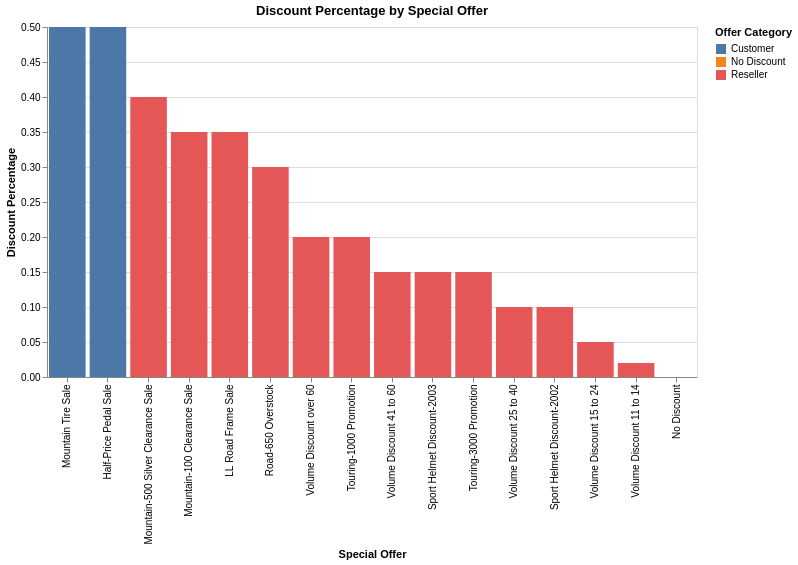

Here is the notebook cell this chart was saved with:
### Code cell
alt.Chart(df).mark_bar().encode(
    x=alt.X("description:N", title="Special Offer", sort="-y"),
    y=alt.Y("discount_pct:Q", title="Discount Percentage"),
    color=alt.Color("category:N", title="Offer Category"),
    tooltip=[
        "description",
        "type",
        "category",
        alt.Tooltip("min_quantity:Q", title="Minimum Quantity"),
        alt.Tooltip("max_quantity:Q", title="Maximum Quantity"),
        alt.Tooltip("discount_pct:Q", format=".2f", title="Discount Percentage")
    ]
).properties(
    title="Discount Percentage by Special Offer",
    width=650,
    height=350
)

### Figure 1 — Vega-Lite specification as saved in the notebook (floating-point values rounded to 4 significant figures)
{"config": {"view": {"continuousWidth": 300, "continuousHeight": 300}}, "data": {"name": "data-81225a2b52a30144435c38e0f99216de"}, "mark": {"type": "bar"}, "encoding": {"color": {"field": "category", "title": "Offer Category", "type": "nominal"}, "tooltip": [{"field": "description", "type": "nominal"}, {"field": "type", "type": "nominal"}, {"field": "category", "type": "nominal"}, {"field": "min_quantity", "title": "Minimum Quantity", "type": "quantitative"}, {"field": "max_quantity", "title": "Maximum Quantity", "type": "quantitative"}, {"field": "discount_pct", "format": ".2f", "title": "Discount Percentage", "type": "quantitative"}], "x": {"field": "description", "sort": "-y", "title": "Special Offer", "type": "nominal"}, "y": {"field": "discount_pct", "title": "Discount Percentage", "type": "quantitative"}}, "height": 350, "title": "Discount Percentage by Special Offer", "width": 650, "$schema": "https://vega.github.io/schema/vega-lite/v5.20.1.json", "datasets": {"data-81225a2b52a30144435c38e0f99216de": [{"special_offer_id": "a1444fcd-4b51-4227-94cf-b13c1a2a6281", "min_quantity": 0.0, "max_quantity": null, "description": "No Discount", "discount_pct": 0.0, "type": "No Discount", "category": "No Discount", "start_date": "2011-05-01 00:00:00", "end_date": "2014-11-30 00:00:00"}, {"special_offer_id": "df7c9acd-bc0c-4ab0-93ec-064e2b93af0d", "min_quantity": 11.0, "max_quantity": 14.0, "description": "Volume Discount 11 to 14", "discount_pct": 0.02, "type": "Volume Discount", "category": "Reseller", "start_date": "2011-05-31 00:00:00", "end_date": "2014-05-30 00:00:00"}, {"special_offer_id": "da53c22d-5867-4110-b1d0-8d84bea95ab5", "min_quantity": 15.0, "max_quantity": 24.0, "description": "Volume Discount 15 to 24", "discount_pct": 0.05, "type": "Volume Discount", "category": "Reseller", "start_date": "2011-05-31 00:00:00", "end_date": "2014-05-30 00:00:00"}, {"special_offer_id": "aec729b3-e92e-4f2c-971c-4c5d426a99b9", "min_quantity": 25.0, "max_quantity": 40.0, "description": "Volume Discount 25 to 40", "discount_pct": 0.1, "type": "Volume Discount", "category": "Reseller", "start_date": "2011-05-31 00:00:00", "end_date": "2014-05-30 00:00:00"}, {"special_offer_id": "41f713bd-c29a-4ab1-ae06-dbb51ec03ec0", "min_quantity": 41.0, "max_quantity": 60.0, "description": "Volume Discount 41 to 60", "discount_pct": 0.15, "type": "Volume Discount", "category": "Reseller", "start_date": "2011-05-31 00:00:00", "end_date": "2014-05-30 00:00:00"}, {"special_offer_id": "aec8118d-8c09-4aa9-94f1-e83b9ce8ed96", "min_quantity": 61.0, "max_quantity": null, "description": "Volume Discount over 60", "discount_pct": 0.2, "type": "Volume Discount", "category": "Reseller", "start_date": "2011-05-31 00:00:00", "end_date": "2014-05-30 00:00:00"}, {"special_offer_id": "c56f47a7-91e8-42c0-ba34-1048ceb3deb0", "min_quantity": 0.0, "max_quantity": null, "description": "Mountain-100 Clearance Sale", "discount_pct": 0.35, "type": "Discontinued Product", "category": "Reseller", "start_date": "2012-04-13 00:00:00", "end_date": "2012-05-29 00:00:00"}, {"special_offer_id": "acc417ee-ae0e-4d78-8f48-3f541565c54e", "min_quantity": 0.0, "max_quantity": null, "description": "Sport Helmet Discount-2002", "discount_pct": 0.1, "type": "Seasonal Discount", "category": "Reseller", "start_date": "2012-05-30 00:00:00", "end_date": "2012-06-29 00:00:00"}, {"special_offer_id": "7a5bcdc4-f911-44d3-9567-2d0e118e94fd", "min_quantity": 0.0, "max_quantity": null, "description": "Road-650 Overstock", "discount_pct": 0.3, "type": "Excess Inventory", "category": "Reseller", "start_date": "2012-05-30 00:00:00", "end_date": "2012-07-30 00:00:00"}, {"special_offer_id": "7f6fec50-c118-4942-aca3-8c28b95e489b", "min_quantity": 0.0, "max_quantity": null, "description": "Mountain Tire Sale", "discount_pct": 0.5, "type": "Excess Inventory", "category": "Customer", "start_date": "2013-05-14 00:00:00", "end_date": "2013-07-29 00:00:00"}, {"special_offer_id": "a09a7508-0e3b-42aa-942e-dde8428b1f62", "min_quantity": 0.0, "max_quantity": null, "description": "Sport Helmet Discount-2003", "discount_pct": 0.15, "type": "Seasonal Discount", "category": "Reseller", "start_date": "2013-05-30 00:00:00", "end_date": "2013-06-29 00:00:00"}, {"special_offer_id": "c6fdf038-0e61-436b-a074-ba205a1221cc", "min_quantity": 0.0, "max_quantity": null, "description": "LL Road Frame Sale", "discount_pct": 0.35, "type": "Excess Inventory", "category": "Reseller", "start_date": "2013-05-30 00:00:00", "end_date": "2013-07-14 00:00:00"}, {"special_offer_id": "c319131d-f166-40fe-ab38-cc2cb9f370d8", "min_quantity": 0.0, "max_quantity": null, "description": "Touring-3000 Promotion", "discount_pct": 0.15, "type": "New Product", "category": "Reseller", "start_date": "2013-05-30 00:00:00", "end_date": "2013-08-29 00:00:00"}, {"special_offer_id": "6468cb43-e8b4-475f-b705-f4d37f1c59eb", "min_quantity": 0.0, "max_quantity": null, "description": "Touring-1000 Promotion", "discount_pct": 0.2, "type": "New Product", "category": "Reseller", "start_date": "2013-05-30 00:00:00", "end_date": "2013-08-29 00:00:00"}, {"special_offer_id": "26e5fe80-b12f-43fe-aeb0-f8bd97970c49", "min_quantity": 0.0, "max_quantity": null, "description": "Half-Price Pedal Sale", "discount_pct": 0.5, "type": "Seasonal Discount", "category": "Customer", "start_date": "2013-07-14 00:00:00", "end_date": "2013-08-14 00:00:00"}, {"special_offer_id": "57594a82-1a1c-497b-98dd-90e46a1c045c", "min_quantity": 0.0, "max_quantity": null, "description": "Mountain-500 Silver Clearance Sale", "discount_pct": 0.4, "type": "Discontinued Product", "category": "Reseller", "start_date": "2014-03-31 00:00:00", "end_date": "2014-05-30 00:00:00"}]}}
